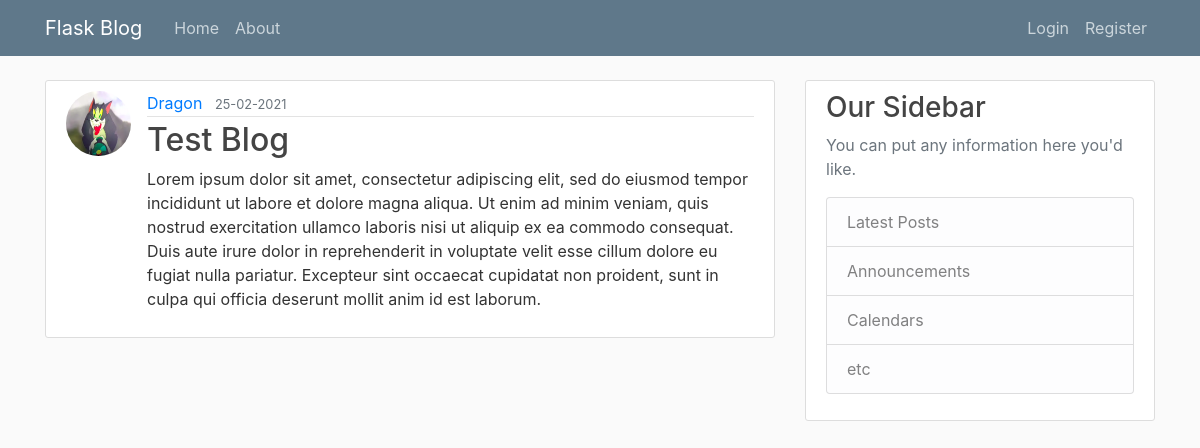
Screenshot of /post/2 with the database file from the repository.
### flaskblog/models.py (models this page shows, shortened)
class User(db.Model, UserMixin):
    id = db.Column(db.Integer, primary_key=True)
    username = db.Column(db.String(20), unique=True, nullable=False)
    email = db.Column(db.String(120), unique=True, nullable=False)
    image_file = db.Column(db.String(20), nullable=False, default='default.jpg')
    password = db.Column(db.String(60), nullable=False)
    posts = db.relationship('Post', backref='author', lazy=True)

class Post(db.Model):
    id = db.Column(db.Integer, primary_key=True)
    title = db.Column(db.String(20), nullable=False)
    date_posted = db.Column(db.DateTime, nullable=False, default=datetime.now(tz=gettz('Asia/Kolkata')))
    content = db.Column(db.Text, nullable=False)
    user_id = db.Column(db.Integer, db.ForeignKey('user.id'), nullable=False)

### flaskblog/routes.py (the view)
@app.route("/post/<int:post_id>")
def post(post_id):
    post = Post.query.get_or_404(post_id)
    return render_template('post.html', title=post.title, post=post)

### flaskblog/templates/post.html (shortened to what this page needs)
{% extends "layout.html" %}
{% block content %}
        <article class="media content-section">
          <img class="rounded-circle article-img" src="{{ url_for('static', filename='profile_pics/' + post.author.image_file) }}">
          <div class="media-body">
            <div class="article-metadata">
              <a class="mr-2" href="#">{{ post.author.username }}</a>
              <small class="text-muted">{{ post.date_posted.strftime('%d-%m-%Y') }}</small>
            </div>
            <h2><a class="article-title">{{ post.title }}</a></h2>
            <p class="article-content">{{ post.content }}</p>
          </div>
        </article>
{% endblock content %}

### flaskblog/static/main.css (style rules this page uses)
body { background: #fafafa; color: #333333; margin-top: 5rem; }
h1, h2, h3, h4, h5, h6 { color: #444444; }
.content-section { background: #ffffff; padding: 10px 20px; border: 1px solid #dddddd; border-radius: 3px; margin-bottom: 20px; }
.article-title { color: #444444; }
.article-content { white-space: pre-line; }
.article-img { height: 65px; width: 65px; margin-right: 16px; }
.article-metadata { padding-bottom: 1px; margin-bottom: 4px; border-bottom: 1px solid #e3e3e3 }

### rows the page displays
User: image_file (picture), author.username "Dragon"
Post: date_posted "25-02-2021", title "Test Blog", content "Lorem ipsum dolor sit amet, consectetur adipiscing elit, sed do eiusmod tempor incididunt ut labore et dolore magna aliqua. Ut enim ad minim veniam, quis nostrud exercitation ullamco laboris nisi ut aliquip ex ea commodo consequat. Duis aute irure dolor in reprehenderit in voluptate velit esse cillum dolore eu fugiat nulla pariatur. Excepteur sint occaecat cupidatat non proident, sunt in culpa qui officia deserunt mollit anim id est laborum."
